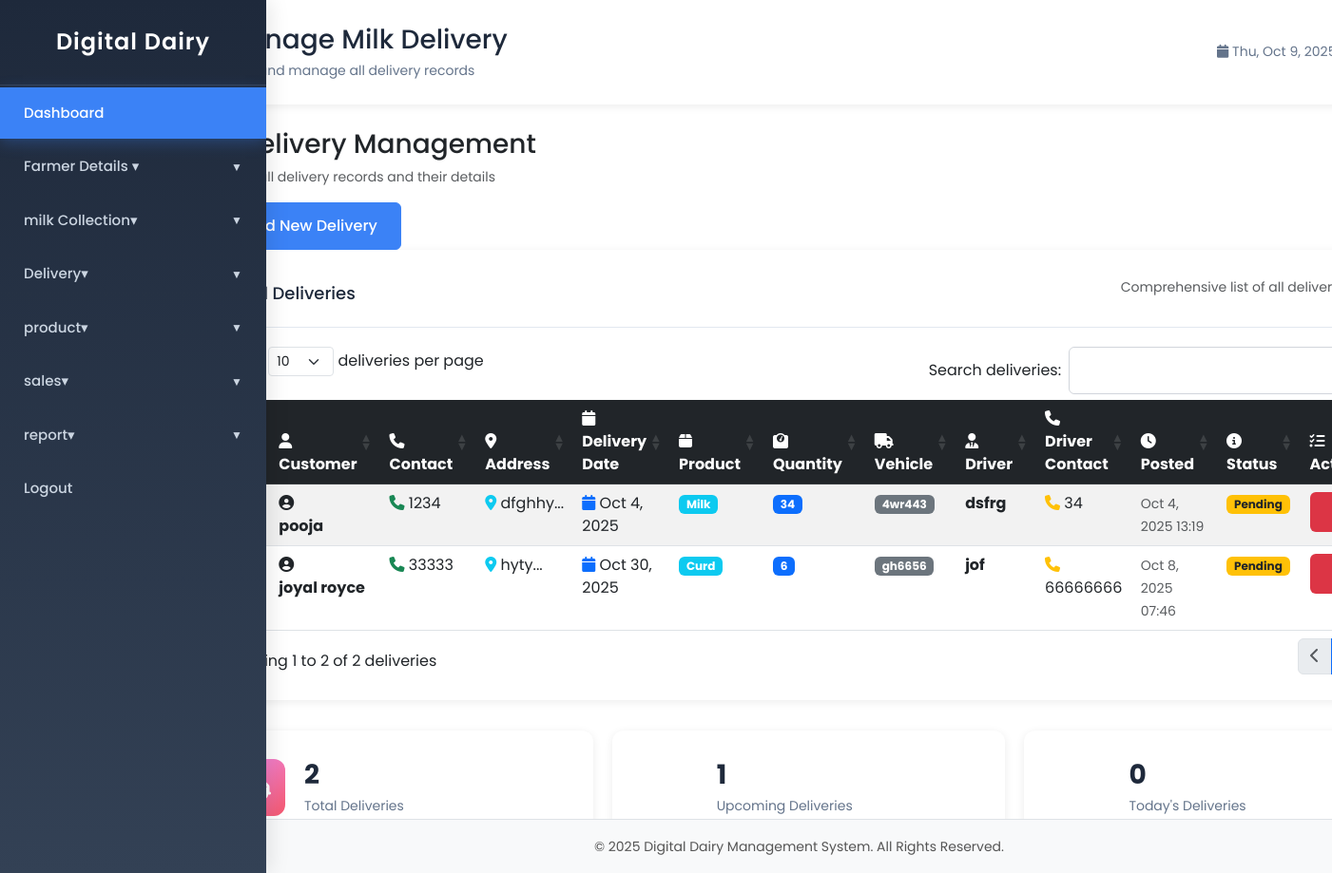
The page /manage_delivery.php (signed in) on the database its author committed.
### tables this page shows
CREATE TABLE `tbldelivery` (
  `ID` int(11) NOT NULL,
  `CustomerName` varchar(100) DEFAULT NULL,
  `Contact` varchar(20) DEFAULT NULL,
  `Address` text DEFAULT NULL,
  `DeliveryDate` date DEFAULT NULL,
  `ProductType` varchar(50) DEFAULT NULL,
  `Quantity` int(11) DEFAULT NULL,
  `VehicleNo` varchar(20) DEFAULT NULL,
  `DriverName` varchar(100) DEFAULT NULL,
  `DriverContact` varchar(20) DEFAULT NULL,
  `PostingDate` timestamp NOT NULL DEFAULT current_timestamp(),
  `delivery_uuid` varchar(36) NOT NULL,
  `customer_uuid` varchar(36) NOT NULL,
  `driver_uuid` varchar(36) NOT NULL,
  `delivery_status` enum('pending','received') DEFAULT 'pending'
);

### manage_delivery.php (the view, shortened to what this page needs)
<?php
include('includes/header.php');
include('includes/config.php');
?>
<!DOCTYPE html>
<html lang="en">
<head>
    <link rel="stylesheet" href="style.css">
    <link rel="stylesheet" href="https://cdnjs.cloudflare.com/ajax/libs/font-awesome/6.4.0/css/all.min.css">
    <link rel="stylesheet" href="https://cdn.datatables.net/1.13.6/css/dataTables.bootstrap5.min.css">
</head>
<body>
    <div class="dashboard-container">
        <?php include('includes/sidebar.php'); ?>
        <div class="dashboard-main">
            <div class="dashboard-header">
                <div class="dashboard-title">
                    <h1>Manage Milk Delivery</h1>
                    <p>View and manage all delivery records</p>
                </div>
                <div class="date-display">
                    <i class="fas fa-calendar"></i>
                    <span id="currentDateTime"></span>
                </div>
            </div>
            <div class="action-bar">
                <div class="action-info">
                    <h3><i class="fas fa-truck"></i> Delivery Management</h3>
                    <p class="text-muted">Manage all delivery records and their details</p>
                </div>
                <div class="action-buttons">
                    <a href="add_delivery.php" class="btn btn-primary">
                        <i class="fas fa-plus"></i> Add New Delivery
                    </a>
                </div>
            </div>
            <div class="chart-card">
                <div class="chart-header">
                    <h3><i class="fas fa-list-alt"></i> All Deliveries</h3>
                    <p class="text-muted">Comprehensive list of all delivery records</p>
                </div>
                <div class="table-container">
                    <div class="table-responsive">
                        <table class="table table-striped table-hover" id="deliveryTable">
                            <thead class="table-dark">
                                <tr>
                                    <th><i class="fas fa-hashtag"></i> ID</th>
                                    <th><i class="fas fa-user"></i> Customer</th>
                                    <th><i class="fas fa-phone"></i> Contact</th>
                                    <th><i class="fas fa-map-marker-alt"></i> Address</th>
                                    <th><i class="fas fa-calendar"></i> Delivery Date</th>
                                    <th><i class="fas fa-box"></i> Product</th>
                                    <th><i class="fas fa-weight"></i> Quantity</th>
                                    <th><i class="fas fa-truck"></i> Vehicle</th>
                                    <th><i class="fas fa-user-tie"></i> Driver</th>
                                    <th><i class="fas fa-phone"></i> Driver Contact</th>
                                    <th><i class="fas fa-clock"></i> Posted</th>
                                    <th><i class="fas fa-info-circle"></i> Status</th>
                                    <th><i class="fas fa-tasks"></i> Actions</th>
                                </tr>
                            </thead>
                            <tbody>
                                <?php
                                $query = mysqli_query($con, "SELECT * FROM tbldelivery ORDER BY ID DESC");
                                $cnt = 1;
                                while($row = mysqli_fetch_array($query)) {
                                ?>
                                    <tr>
                                        <td><?php echo $cnt++; ?></td>
                                        <td>
                                            <div class="user-info">
                                                <div class="user-avatar">
                                                    <i class="fas fa-user-circle"></i>
                                                </div>
                                                <div>
                                                    <strong><?php echo htmlspecialchars($row['CustomerName']); ?></strong>
                                                </div>
                                            </div>
                                        </td>
                                        <td>
                                            <i class="fas fa-phone text-success"></i>
                                            <?php echo htmlspecialchars($row['Contact']); ?>
                                        </td>
                                        <td>
                                            <i class="fas fa-map-marker-alt text-info"></i>
                                            <?php echo htmlspecialchars(substr($row['Address'], 0, 50)); ?>...
                                        </td>
                                        <td>
                                            <i class="fas fa-calendar text-primary"></i>
                                            <?php echo date('M j, Y', strtotime($row['DeliveryDate'])); ?>
                                        </td>
                                        <td>
                                            <span class="badge bg-info">
                                                <?php echo htmlspecialchars($row['ProductType']); ?>
                                            </span>
                                        </td>
                                        <td>
                                            <span class="badge bg-primary">
                                                <?php echo htmlspecialchars($row['Quantity']); ?>
                                            </span>
                                        </td>
                                        <td>
                                            <span class="badge bg-secondary">
                                                <?php echo htmlspecialchars($row['VehicleNo']); ?>
                                            </span>
                                        </td>
                                        <td>
                                            <strong><?php echo htmlspecialchars($row['DriverName']); ?></strong>
                                        </td>
                                        <td>
                                            <i class="fas fa-phone text-warning"></i>
                                            <?php echo htmlspecialchars($row['DriverContact']); ?>
                                        </td>
                                        <td>
                                            <small class="text-muted">
                                                <?php echo date('M j, Y H:i', strtotime($row['PostingDate'])); ?>
                                            </small>
                                        </td>
                                        <td>
                                            <?php
                                            $status = $row['delivery_status'];
                                            if ($status == 'pending') {
                                                echo '<span class="badge bg-warning text-dark">Pending</span>';
                                            } else if ($status == 'received') {
                                                echo '<span class="badge bg-success">Received</span>';
                                            } else {
                                                echo '<span class="badge bg-secondary">Unknown</span>';
                                            }
                                            ?>
                                        </td>
                                        <td>
                                            <a href="delete-delivery.php?id=<?php echo $row['ID']; ?>" class="btn btn-sm btn-danger" title="Delete Delivery" onclick="return confirm('Are you sure you want to delete this delivery record? This action cannot be undone.');">
                                            </a>
                                        </td>
                                    </tr>
                                <?php } ?>
                            </tbody>
                        </table>
                    </div>
                </div>
            </div>
            <div class="stats-grid" style="margin-top: 2rem;">
                <div class="stat-card">
                    <div class="stat-icon deliveries">
                        <i class="fas fa-truck"></i>
                    </div>
                    <div class="stat-content">
                        <?php
                        $result = mysqli_query($con, "SELECT COUNT(*) as total FROM tbldelivery");
                        $total_deliveries = 0;
                        if ($row = mysqli_fetch_assoc($result)) {
                            $total_deliveries = $row['total'];
                        }
                        ?>
                        <h3><?php echo number_format($total_deliveries); ?></h3>
                        <p>Total Deliveries</p>
                    </div>
                </div>
                <div class="stat-card">
                    <div class="stat-icon info">
                        <i class="fas fa-clock"></i>
                    </div>
                    <div class="stat-content">
                        <?php
                        $result = mysqli_query($con, "SELECT COUNT(*) as pending FROM tbldelivery WHERE DeliveryDate > CURDATE()");
                        $pending_deliveries = 0;
                        if ($row = mysqli_fetch_assoc($result)) {
                            $pending_deliveries = $row['pending'];
                        }
                        ?>
                        <h3><?php echo number_format($pending_deliveries); ?></h3>
                        <p>Upcoming Deliveries</p>
                    </div>
                </div>
                <div class="stat-card">
                    <div class="stat-icon success">
                        <i class="fas fa-check-circle"></i>
                    </div>
                    <div class="stat-content">
                        <?php
                        $result = mysqli_query($con, "SELECT COUNT(*) as today FROM tbldelivery WHERE DeliveryDate = CURDATE()");
                        $today_deliveries = 0;
                        if ($row = mysqli_fetch_assoc($result)) {
                            $today_deliveries = $row['today'];
                        }
                        ?>
                        <h3><?php echo number_format($today_deliveries); ?></h3>
                        <p>Today's Deliveries</p>
                    </div>
                </div>
            </div>
        </div>
    </div>
</body>
</html>
<?php include('includes/footer.php'); ?>

### style.css (style rules this page uses)
* { margin: 0; padding: 0; box-sizing: border-box; font-family: 'Poppins', sans-serif; }
body { margin: 0; padding: 0; font-family: 'Segoe UI', sans-serif; display: flex; justify-content: center; align-items: center; min-height: 100vh; }
.dashboard-container { display: flex; min-height: 100vh; }
.dashboard-header { background: #fff; padding: 25px; border-radius: 12px; box-shadow: 0 2px 10px rgba(0,0,0,0.08); margin-bottom: 25px; display: flex; justify-content: space-between; align-items: center; }
.dashboard-title h1 { margin: 0; color: #1e293b; font-size: 28px; }
.dashboard-title p { margin: 5px 0 0 0; color: #64748b; font-size: 14px; }
.date-display { color: #64748b; font-size: 14px; }
.stats-grid { display: grid; grid-template-columns: repeat(auto-fit, minmax(250px, 1fr)); gap: 20px; margin-bottom: 30px; }
.stat-card { background: #fff; padding: 30px; border-radius: 12px; box-shadow: 0 2px 10px rgba(0,0,0,0.08); display: flex; align-items: center; gap: 20px; transition: transform 0.3s ease; }
.stat-icon { width: 60px; height: 60px; border-radius: 12px; display: flex; align-items: center; justify-content: center; font-size: 24px; color: #fff; }
.stat-icon.deliveries { background: linear-gradient(135deg, #f093fb 0%, #f5576c 100%); }
.stat-content h3 { font-size: 28px; font-weight: 700; margin: 0 0 5px 0; color: #1e293b; }
.stat-content p { margin: 0; color: #64748b; font-size: 14px; }
.chart-card { background: #fff; padding: 25px; border-radius: 12px; box-shadow: 0 2px 10px rgba(0,0,0,0.08); }
.chart-header { display: flex; justify-content: space-between; align-items: center; margin-bottom: 20px; padding-bottom: 15px; border-bottom: 1px solid #e2e8f0; }
.chart-header h3 { margin: 0; color: #1e293b; font-size: 18px; }
:root { --sidebar-bg: linear-gradient(180deg, #1e293b 0%, #334155 100%); --sidebar-hover: rgba(255, 255, 255, 0.1); --sidebar-active: #3b82f6; --text-primary: #ffffff; --text-secondary: #cbd5e1; --transition: all 0.3s cubic-bezier(0.4, 0, 0.2, 1); }
.btn { display: inline-flex; align-items: center; gap: 0.5rem; padding: 0.75rem 1.5rem; border: 1px solid transparent; border-radius: 0.375rem; font-size: 1rem; font-weight: 500; text-decoration: none; cursor: pointer; transition: all 0.2s; }
.btn-primary { background-color: #3b82f6; color: white; border-color: #3b82f6; }
.text-muted { color: #6b7280; font-size: 0.875rem; margin-top: 0.25rem; }

### rows shown on the page
tbldelivery: CustomerName "joyal royce", Contact "33333", Address "hyty", DeliveryDate "Oct 30, 2025", ProductType "Curd", Quantity "6", VehicleNo "gh6656", DriverName "jof", DriverContact "66666666", PostingDate "Oct 8, 2025 07:46", delivery_status "Pending"
tbldelivery: CustomerName "pooja", Contact "1234", Address "dfghhy", DeliveryDate "Oct 4, 2025", ProductType "Milk", Quantity "34", VehicleNo "4wr443", DriverName "dsfrg", DriverContact "34", PostingDate "Oct 4, 2025 13:19", delivery_status "Pending"

### other values the page prints
$total_deliveries "2"
$pending_deliveries "1"
$today_deliveries "0"
